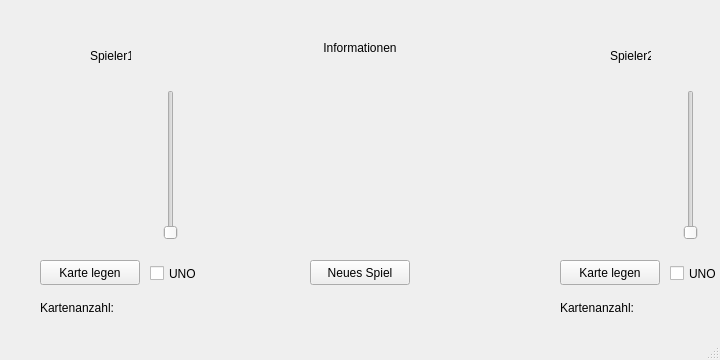
<?xml version="1.0" encoding="UTF-8"?>
<ui version="4.0">
 <class>MainWindow</class>
 <widget class="QMainWindow" name="MainWindow">
  <property name="enabled">
   <bool>true</bool>
  </property>
  <property name="geometry">
   <rect>
    <x>0</x>
    <y>0</y>
    <width>720</width>
    <height>360</height>
   </rect>
  </property>
  <property name="windowTitle">
   <string>MainWindow</string>
  </property>
  <widget class="QWidget" name="centralwidget">
   <property name="autoFillBackground">
    <bool>true</bool>
   </property>
   <widget class="QLabel" name="sp1_label">
    <property name="geometry">
     <rect>
      <x>90</x>
      <y>40</y>
      <width>41</width>
      <height>31</height>
     </rect>
    </property>
    <property name="sizeIncrement">
     <size>
      <width>0</width>
      <height>0</height>
     </size>
    </property>
    <property name="text">
     <string>Spieler1</string>
    </property>
   </widget>
   <widget class="QLabel" name="sp1_karte">
    <property name="geometry">
     <rect>
      <x>40</x>
      <y>90</y>
      <width>100</width>
      <height>150</height>
     </rect>
    </property>
    <property name="text">
     <string/>
    </property>
    <property name="pixmap">
     <pixmap>sprites/placeholder.png</pixmap>
    </property>
   </widget>
   <widget class="QSlider" name="sp1_kartenslider">
    <property name="geometry">
     <rect>
      <x>160</x>
      <y>90</y>
      <width>21</width>
      <height>150</height>
     </rect>
    </property>
    <property name="orientation">
     <enum>Qt::Vertical</enum>
    </property>
   </widget>
   <widget class="QPushButton" name="sp1_legen">
    <property name="geometry">
     <rect>
      <x>40</x>
      <y>260</y>
      <width>100</width>
      <height>25</height>
     </rect>
    </property>
    <property name="text">
     <string>Karte legen</string>
    </property>
   </widget>
   <widget class="QCheckBox" name="sp1_uno">
    <property name="geometry">
     <rect>
      <x>150</x>
      <y>265</y>
      <width>70</width>
      <height>17</height>
     </rect>
    </property>
    <property name="text">
     <string>UNO</string>
    </property>
   </widget>
   <widget class="QLabel" name="stapel">
    <property name="geometry">
     <rect>
      <x>310</x>
      <y>90</y>
      <width>100</width>
      <height>150</height>
     </rect>
    </property>
    <property name="text">
     <string/>
    </property>
    <property name="pixmap">
     <pixmap>sprites/placeholder.png</pixmap>
    </property>
   </widget>
   <widget class="QCheckBox" name="sp2_uno">
    <property name="geometry">
     <rect>
      <x>670</x>
      <y>265</y>
      <width>70</width>
      <height>17</height>
     </rect>
    </property>
    <property name="text">
     <string>UNO</string>
    </property>
   </widget>
   <widget class="QSlider" name="sp2_kartenslider">
    <property name="geometry">
     <rect>
      <x>680</x>
      <y>90</y>
      <width>21</width>
      <height>150</height>
     </rect>
    </property>
    <property name="orientation">
     <enum>Qt::Vertical</enum>
    </property>
   </widget>
   <widget class="QLabel" name="sp2_karte">
    <property name="geometry">
     <rect>
      <x>560</x>
      <y>90</y>
      <width>100</width>
      <height>150</height>
     </rect>
    </property>
    <property name="text">
     <string/>
    </property>
    <property name="pixmap">
     <pixmap>sprites/placeholder.png</pixmap>
    </property>
   </widget>
   <widget class="QPushButton" name="sp2_legen">
    <property name="geometry">
     <rect>
      <x>560</x>
      <y>260</y>
      <width>100</width>
      <height>25</height>
     </rect>
    </property>
    <property name="text">
     <string>Karte legen</string>
    </property>
   </widget>
   <widget class="QLabel" name="sp2_label">
    <property name="geometry">
     <rect>
      <x>610</x>
      <y>40</y>
      <width>41</width>
      <height>31</height>
     </rect>
    </property>
    <property name="sizeIncrement">
     <size>
      <width>0</width>
      <height>0</height>
     </size>
    </property>
    <property name="text">
     <string>Spieler2</string>
    </property>
   </widget>
   <widget class="QPushButton" name="neues_spiel_button">
    <property name="geometry">
     <rect>
      <x>310</x>
      <y>260</y>
      <width>100</width>
      <height>25</height>
     </rect>
    </property>
    <property name="text">
     <string>Neues Spiel</string>
    </property>
   </widget>
   <widget class="QLabel" name="informationen">
    <property name="enabled">
     <bool>true</bool>
    </property>
    <property name="geometry">
     <rect>
      <x>310</x>
      <y>40</y>
      <width>100</width>
      <height>16</height>
     </rect>
    </property>
    <property name="text">
     <string>Informationen</string>
    </property>
    <property name="alignment">
     <set>Qt::AlignCenter</set>
    </property>
   </widget>
   <widget class="QLabel" name="sp1_anzahl_karten">
    <property name="geometry">
     <rect>
      <x>40</x>
      <y>300</y>
      <width>111</width>
      <height>16</height>
     </rect>
    </property>
    <property name="text">
     <string>Kartenanzahl:</string>
    </property>
   </widget>
   <widget class="QLabel" name="sp2_anzahl_karten">
    <property name="geometry">
     <rect>
      <x>560</x>
      <y>300</y>
      <width>121</width>
      <height>16</height>
     </rect>
    </property>
    <property name="text">
     <string>Kartenanzahl:</string>
    </property>
   </widget>
  </widget>
  <widget class="QStatusBar" name="statusbar">
   <property name="accessibleName">
    <string/>
   </property>
   <property name="autoFillBackground">
    <bool>false</bool>
   </property>
  </widget>
 </widget>
 <resources/>
 <connections/>
</ui>
